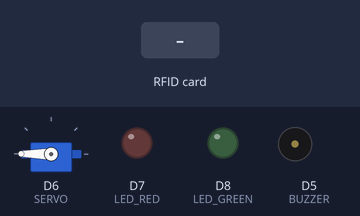
The program below on a simulated ESP8266 (Wemos D1 mini). Shown: servo, output pins drawn as LEDs (lit = HIGH), buzzer (waves = sounding). Dashed ring = blinking. The inputs (shaded band) are chosen by the test bench. WiFi joins after 1.5 s; servers stay silent unless stated; uploads are accepted with an empty reply; what the program prints to the serial monitor is not drawn.

Above: at 3.7 s.
3.8 s: RFID card 5E 7A 19 C4 held to the reader
At 4.9 s:
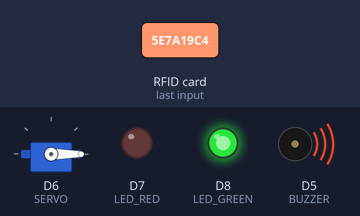
At 9.31 s:
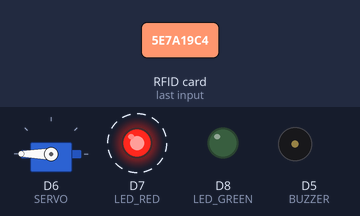
Timing chart, 0 to 11.3 s (numbered marks = the images above; inputs shaded):
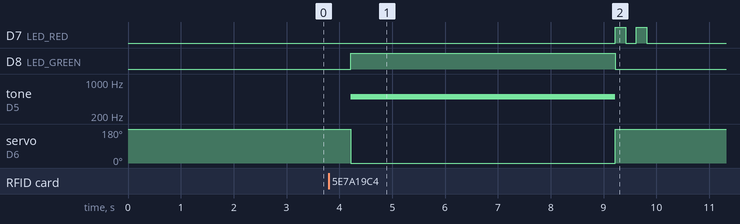

Measured:
- after the input at 3.8 s, D7 (LED_RED): alternates HIGH for 0.20 s and LOW for 0.20 s, 4 changes in all, then stays LOW, starting after 5.4 s; D8 (LED_GREEN): LOW → HIGH after 0.42 s, → LOW 5.0 s later; tone on D5 (BUZZER): silent → 500 Hz after 0.42 s, → silent 5.0 s later; servo on D6 (SERVO): 180° → 0° after 0.42 s, → 180° 5.0 s later

The program:

main.cpp
```cpp
#include "main.h"

// NFC module definitions
Adafruit_PN532 nfc(-1, -1);

// Servo module definitions
Servo s1;

// Clients for communication with the Internet
WiFiClient client;
WiFiClientSecure https_client;
HTTPClient http_client;

// Buffer for UID conversion
char uid_buffer[32];

void setup()
{
    // Initialize serial port
    Serial.print("Initializing Serial Port with rate 115200");
    Serial.begin(115200);

    // Initialize Servo
    Serial.print("Initializing Servo and close door");
    s1.attach(SERVO);
    s1.write(DOOR_LOCKED); // initialize servo to DOOR_LOCKED state

    // Initialize LEDs
    Serial.print("Initializing LEDs and turn off");
    pinMode(LED_RED, OUTPUT);
    pinMode(LED_GREEN, OUTPUT);
    digitalWrite(LED_RED, LOW);
    digitalWrite(LED_GREEN, LOW);

    // Initialize buzzer
    Serial.print("Initializing Buzzer and turn off");
    noTone(BUZZER);

    // Initialize Wifi connection and SHA1 key of the backend TLS
    connectWifi();

    // nfc reader setup
    nfc.begin();
    while (!nfc.getFirmwareVersion())
    {
        Serial.print("Could not find PN53x board");

        delay(1000);
    }
    delay(1000);
}

void loop()
{
    // Poll the NFC reader every second
    checkNFC();
    delay(1000);
}

char *convertBytesToChar(uint8_t *bytes, int length)
{
    // Convert every byte to a string of its 2 digit hex representation
    for (int i = 0; i < length; i++)
        sprintf(uid_buffer + 2 * i, "%02X", bytes[i]);

    // Add string termination symbol
    uid_buffer[2 * length] = '\0';

    return uid_buffer;
}

void checkNFC()
{
    uint8_t uid[] = {0, 0, 0, 0, 0, 0, 0}; // Buffer to store the returned UID
    uint8_t uidLength;                     // Length of the UID (4 or 7 bytes depending on ISO14443A card type)

    // Read the NFC UID from the card
    if (nfc.readPassiveTargetID(PN532_MIFARE_ISO14443A, uid, &uidLength))
    {
        // Check if the user is allowed to access  and notify the backend on succes
        char *user_key = convertBytesToChar(uid, uidLength);
        if (checkPermissionAndNotify(user_key, 1))
        {
            // Open door
            unlockDoor();
            delay(5000);
        }
        // Close door after 5secs
        lockDoor();
    }
}

void unlockDoor()
{
    // Open the door
    s1.write(DOOR_UNLOCKED);

    // Turn off the RED LED
    digitalWrite(LED_RED, LOW);

    // Turn on the GREEN LED
    digitalWrite(LED_GREEN, HIGH);

    // Turn buzzer on for acoustic feedback
    tone(BUZZER, 500);
}

void lockDoor()
{
    // Close the door
    s1.write(DOOR_LOCKED);

    // Turn off the buzzer
    noTone(BUZZER);

    // Turn off the GREEN LED
    digitalWrite(LED_GREEN, LOW);

    // Blink the RED LED 2 times
    digitalWrite(LED_RED, HIGH);
    delay(200);
    digitalWrite(LED_RED, LOW);
    delay(200);
    digitalWrite(LED_RED, HIGH);
    delay(200);
    digitalWrite(LED_RED, LOW);
    delay(200);
}

bool checkPermissionAndNotify(char *user_key, int room_id)
{
    // Create GET request to check permissions
    char req[512];
    sprintf(req, "%s/items/Users?fields=id,rooms.Rooms_id&filter[key][_eq]=%s&filter[rooms][Rooms_id][_eq]=%d", HOST, user_key, room_id);

    Serial.println("Try to check permission: " + String(req));

    // Send GET request to the backend
    http_client.begin(https_client, req);
    int res = http_client.GET();
    String payload = http_client.getString();
    Serial.println("-> Got answer: " + String(res));
    Serial.println("-> Got answer: " + payload);

    // Handle failure
    if ((res < 200) || (res >= 300))
    {
        Serial.println("-> Failure");

        return false;
    }

    // Deserialize JSON response to extract user_id
    DynamicJsonDocument json(1024);
    deserializeJson(json, payload);

    // Interpretation of the answer
    if (payload.equals("{\"data\":[]}"))
    {
        Serial.println("-> Permission denied");
        return false;
    }

    // Extract user_id for access notification
    int user_id = json["data"][0]["id"];

    // Send access notification
    if (notifyAccess(user_id, room_id))
    {
        Serial.println("-> Permission granted");
        return true;
    }
    else
    {
        Serial.println("-> Permission denied");
        return false;
    }
}

bool notifyAccess(int user_id, int room_id)
{
    // Create POST request to notify the backend that acces was granted
    char payload[512];
    sprintf(payload, "{\"user\":%d,\"room\":%d}", user_id, room_id);

    Serial.println("Try to notify about access with payload: " + String(payload));

    // Send POST request to the backend
    http_client.begin(https_client, String(HOST) + "/items/Accesses");
    http_client.addHeader("Content-Type", "application/json");
    int res = http_client.POST(payload);

    Serial.println("-> Got answer: " + String(res));

    // Interpret the result
    if (res >= 300)
    {
        Serial.println("-> Failure");
        return 0;
    }
    else
    {
        Serial.println("-> Success");
        return 1;
    }
}

void connectWifi()
{
    // Start trying to connect to the WiFi
    Serial.println("Try connecting to WiFi: " + String(WIFI_SSID));
    WiFi.begin(WIFI_SSID, WIFI_PASSWORD);

    // Limit retries
    int retries = 0;
    while ((WiFi.status() != WL_CONNECTED) && (retries < WIFI_RETRIES))
    {
        retries++;
        delay(500);
        Serial.print(".");
    }

    // Handle failure
    if (retries >= WIFI_RETRIES)
    {
        Serial.println(F(" FAILED"));
    }

    // Handle success
    if (WiFi.status() == WL_CONNECTED)
    {
        Serial.println(F(" SUCCESS"));
        Serial.print("IP address: ");
        Serial.println(WiFi.localIP());

        https_client.setFingerprint("AE:DA:97:4E:F3:02:20:1F:0F:99:8C:12:26:E9:69:F4:7C:F5:60:88");
    }
}
```

main.h
```cpp
#include <Arduino.h>
#include <Wire.h>
#include <SPI.h>
#include <Adafruit_PN532.h>
#include <Servo.h>
#include <ESP8266HTTPClient.h>
#include <ESP8266WiFi.h>
#include <WiFiClientSecure.h>
#include <ArduinoJson.h>

// WIFI credentials
const char *WIFI_SSID = "SuperTollerHotspot";
const char *WIFI_PASSWORD = "mrjh2041";
#define WIFI_RETRIES 20

// Backend host address
const char *HOST = "https://cms.leon-barth.de";

// Pin layout definitions
#define LED_GREEN D8
#define LED_RED D7
#define BUZZER D5
#define SERVO D6

// Door state definitions
#define DOOR_UNLOCKED 0
#define DOOR_LOCKED 180

/**
 * Check whether a NFC card is presented and  if there is one, it handles the validation
 * of the user. Therefore, it asks the backend for the permissions of the user and
 * notifies it if access was granted
 */
void checkNFC();

/**
 * Establishes a WiFi connection with the credentials above
 */
void connectWifi();

/**
 * Check permission for the specified user-room combination using the web backend and
 * notifies the backend if access was granted
 * @param user_key The unique key of the users's NFC card
 * @param room_id The id of the room that should be accessed
 *
 * @return true if access was granted
 */
bool checkPermissionAndNotify(char *user_key, int room_id);

/**
 * Notify backend that access was granted. Used by the "checkPermissionAndNotify"
 * method
 * @param user_id The id of the user in the database
 * @param room_id The id pf the room that should be accessed
 *
 * @return true if operation was successful
 */
bool notifyAccess(int user_id, int room_id);

/**
 * Controls the servo for locking the door
 */
void lockDoor();

/**
 * Controls the servo for unlocking the door
 */
void unlockDoor();
```
